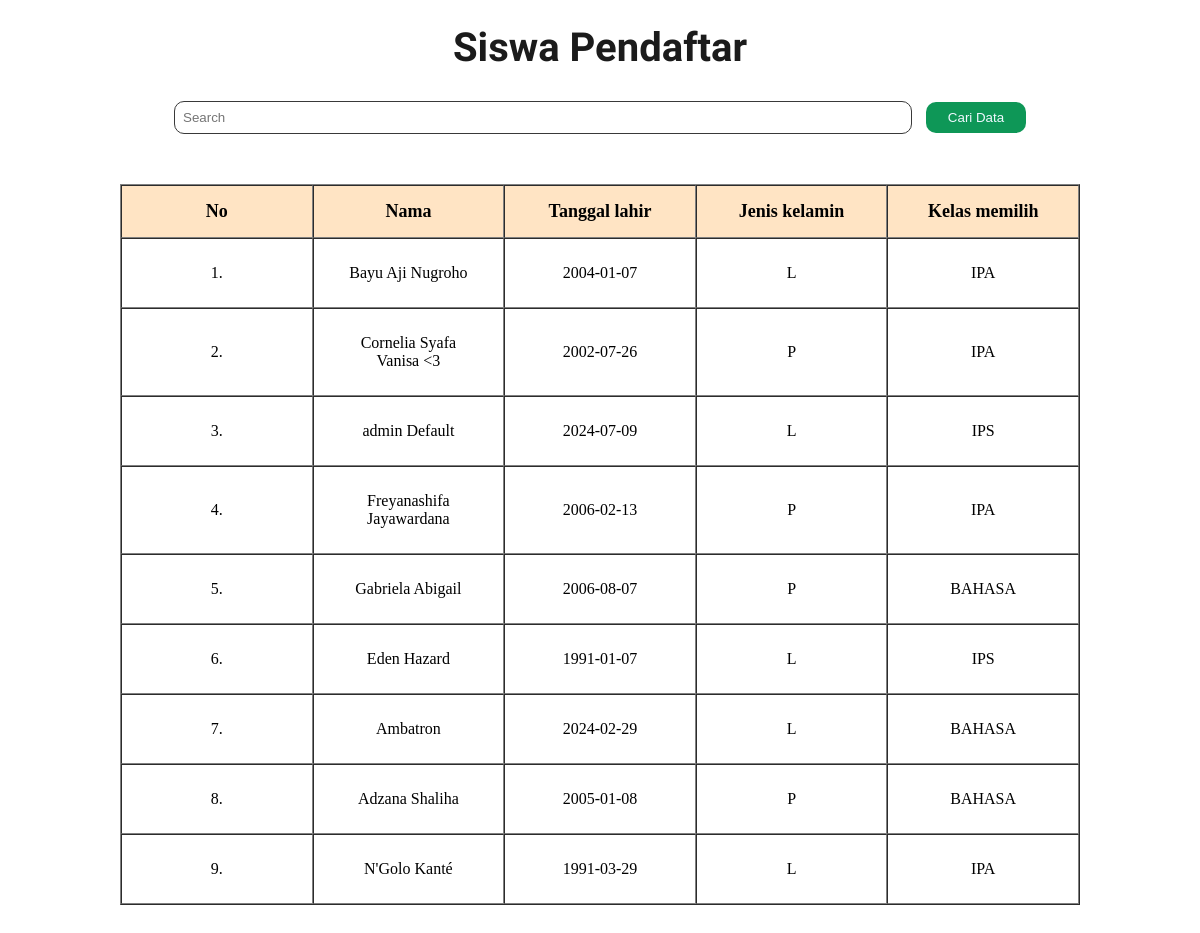
The app's page /cekUser/cekUser.php (signed in) with its own data.
### tables this page shows
CREATE TABLE `siswa` (
  `id` int(11) NOT NULL,
  `nama` varchar(100) NOT NULL,
  `tanggal_lahir` date DEFAULT NULL,
  `jenis_kelamin` enum('L','P') DEFAULT NULL,
  `email` varchar(255) DEFAULT NULL,
  `kelas` enum('IPA','IPS','BAHASA') DEFAULT NULL
);

### cekUser/cekUser.php (the view, shortened to what this page needs)
<?php
    $conn = mysqli_connect("localhost" , "u2203040039","u2203040039","dbu2203040039") ;
    if (isset($_GET['keyword'])) {
        $data = $_GET['keyword'] ;
    } else {
        $data = '' ;
    }
    if ($data) {
        $query = "SELECT * FROM siswa WHERE
                        nama LIKE '%$data%' OR
                        jenis_kelamin LIKE '%$data%' OR
                        kelas LIKE '%$data%'" ;
        $siswaS = query($query) ;
    } else {
        $siswaS = query("SELECT * FROM siswa") ;
    }
    function query($query) {
        global $conn ;
        $result = mysqli_query($conn,$query) ;
        $t_siswa = [] ;
        while ($siswaS = mysqli_fetch_assoc($result)) {
            $t_siswa[] = $siswaS ;
        }
        return $t_siswa ;
    }
?>
<!DOCTYPE html>
<html lang="en">
<head>
    <link rel="stylesheet" href="style.css">
</head>
<body>
    <div class="container">
        <div class="head">
            <h1>Siswa Pendaftar</h1>
        </div>
        <div class="cari">
            <form action="" method="get">
                <input type="text" name="keyword" id="keyword" placeholder="Search">
                <button type="submit"> Cari Data</button>
            </form>
        </div>
        <div class="tableS">
            <table width="80%" cellpadding="10" cellspacing="0" border="1">
                <tr>
                    <th width="20%">No</th>
                    <th width="20%">Nama</th>
                    <th width="20%">Tanggal lahir</th>
                    <th width="20%">Jenis kelamin</th>
                    <th width="20%">Kelas memilih</th>
                </tr>
                <?php $i = 1 ?>
                <?php foreach ($siswaS as $siswa) :?>
                    <tr>
                        <td><?php echo $i ?>. </td>
                        <td><?php echo $siswa["nama"] ; ?></td>
                        <td><?php echo $siswa["tanggal_lahir"] ; ?></td>
                        <td><?php echo $siswa["jenis_kelamin"] ; ?></td>
                        <td><?php echo $siswa["kelas"] ; ?> </td>
                    </tr>
                    <?php $i++ ?>
                <?php endforeach; ?>
            </table>
        </div>
    </div>
</body>
</html>

### cekUser/style.css (style rules this page uses)
* { padding: 0; margin: 0; }
body { overflow-x: hidden; min-width: 100vw; min-height: 100vh; }
.head { margin-top: 3vh; }
.head h1 { font-family: "Carter One", system-ui; text-align: center; font-size: 40px; color: rgb(27, 27, 27); }
.cari { margin-top: 30px; text-align: center; margin-bottom: 50px; }
.cari form input { padding: 8px; width: 60%; border-radius: 10px; border: 1.5px solid rgb(57, 57, 57); }
.cari form button { width: 100px; border-radius: 10px; padding: 8px; margin-left: 10px; background-color: rgb(14, 151, 87); color: aliceblue; cursor: pointer; border: 0px solid rgb(57, 57, 57); font-weight: 500; }
.tableS { text-align: center; margin: auto; margin-top: 30px; margin-bottom: 40px; }
.tableS table { margin: auto; }
.tableS table tr th { background-color: bisque; font-size: 18px; padding: 15px; }
.tableS table tr td { padding: 25px; }

### records on screen
siswa: nama "Bayu Aji Nugroho", tanggal_lahir "2004-01-07", jenis_kelamin "L", kelas "IPA"
siswa: nama "Cornelia Syafa Vanisa <3", tanggal_lahir "2002-07-26", jenis_kelamin "P", kelas "IPA"
siswa: nama "admin Default", tanggal_lahir "2024-07-09", jenis_kelamin "L", kelas "IPS"
siswa: nama "Freyanashifa Jayawardana", tanggal_lahir "2006-02-13", jenis_kelamin "P", kelas "IPA"
siswa: nama "Gabriela Abigail", tanggal_lahir "2006-08-07", jenis_kelamin "P", kelas "BAHASA"
siswa: nama "Eden Hazard", tanggal_lahir "1991-01-07", jenis_kelamin "L", kelas "IPS"
siswa: nama "Ambatron", tanggal_lahir "2024-02-29", jenis_kelamin "L", kelas "BAHASA"
siswa: nama "Adzana Shaliha", tanggal_lahir "2005-01-08", jenis_kelamin "P", kelas "BAHASA"
siswa: nama "N'Golo Kanté", tanggal_lahir "1991-03-29", jenis_kelamin "L", kelas "IPA"
